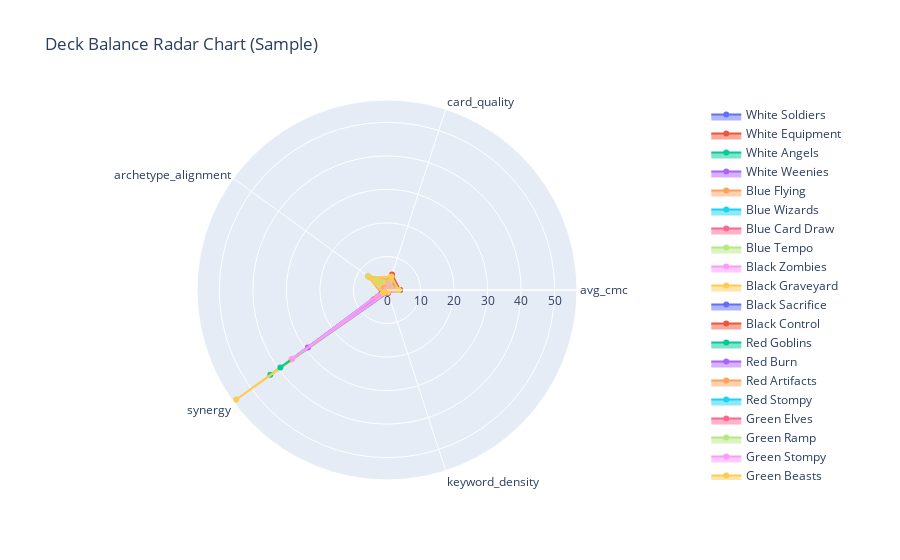

Notebook source saved alongside this figure:
### Code cell
# Import plotly for interactive visualizations
import plotly.graph_objects as go

sample_themes = metrics_df.index[:]  # Show first 5 decks as example
radar_metrics = ['avg_cmc', 'card_quality', 'archetype_alignment', 'synergy', 'keyword_density']
fig = go.Figure()
for theme in sample_themes:
    values = metrics_df.loc[theme, radar_metrics].values.tolist()
    fig.add_trace(go.Scatterpolar(
        r=values + [values[0]],
        theta=radar_metrics + [radar_metrics[0]],
        fill='toself',
        name=theme
    ))
fig.update_layout(
    polar=dict(radialaxis=dict(visible=True)),
    showlegend=True,
    title='Deck Balance Radar Chart (Sample)'
)
fig.show()

### Figure 1 — Plotly figure (JSON) as saved in the notebook; plotly's stock layout.template omitted (floating-point values rounded to 4 significant figures)
{"data": [{"fill": "toself", "name": "White Soldiers", "r": [1.462, 1.538, 0.6154, 0.6154, 0.5714, 1.462], "theta": ["avg_cmc", "card_quality", "archetype_alignment", "synergy", "keyword_density", "avg_cmc"], "type": "scatterpolar"}, {"fill": "toself", "name": "White Equipment", "r": [2.462, 2.462, 0.2692, 3.385, 0.4667, 2.462], "theta": ["avg_cmc", "card_quality", "archetype_alignment", "synergy", "keyword_density", "avg_cmc"], "type": "scatterpolar"}, {"fill": "toself", "name": "White Angels", "r": [3, 2.538, 0.2308, 43, 0.8022, 3], "theta": ["avg_cmc", "card_quality", "archetype_alignment", "synergy", "keyword_density", "avg_cmc"], "type": "scatterpolar"}, {"fill": "toself", "name": "White Weenies", "r": [1.154, 1.615, 0.6923, 1.692, 0.2, 1.154], "theta": ["avg_cmc", "card_quality", "archetype_alignment", "synergy", "keyword_density", "avg_cmc"], "type": "scatterpolar"}, {"fill": "toself", "name": "Blue Flying", "r": [2.846, 3.308, 7, 1.846, 0.4737, 2.846], "theta": ["avg_cmc", "card_quality", "archetype_alignment", "synergy", "keyword_density", "avg_cmc"], "type": "scatterpolar"}, {"fill": "toself", "name": "Blue Wizards", "r": [3.846, 3, 0.3077, 1.462, 0.7143, 3.846], "theta": ["avg_cmc", "card_quality", "archetype_alignment", "synergy", "keyword_density", "avg_cmc"], "type": "scatterpolar"}, {"fill": "toself", "name": "Blue Card Draw", "r": [1.769, 0.3077, 0, 4.615, 1, 1.769], "theta": ["avg_cmc", "card_quality", "archetype_alignment", "synergy", "keyword_density", "avg_cmc"], "type": "scatterpolar"}, {"fill": "toself", "name": "Blue Tempo", "r": [2.385, 2.308, 7, 1.231, 0.4444, 2.385], "theta": ["avg_cmc", "card_quality", "archetype_alignment", "synergy", "keyword_density", "avg_cmc"], "type": "scatterpolar"}, {"fill": "toself", "name": "Black Zombies", "r": [2.923, 2.615, 0.3462, 0.6923, 0.6667, 2.923], "theta": ["avg_cmc", "card_quality", "archetype_alignment", "synergy", "keyword_density", "avg_cmc"], "type": "scatterpolar"}, {"fill": "toself", "name": "Black Graveyard", "r": [1.846, 1.692, 0.2308, 35.31, 0.7705, 1.846], "theta": ["avg_cmc", "card_quality", "archetype_alignment", "synergy", "keyword_density", "avg_cmc"], "type": "scatterpolar"}, {"fill": "toself", "name": "Black Sacrifice", "r": [2, 1.077, 0.1923, 1.385, 0.5333, 2], "theta": ["avg_cmc", "card_quality", "archetype_alignment", "synergy", "keyword_density", "avg_cmc"], "type": "scatterpolar"}, {"fill": "toself", "name": "Black Control", "r": [2.308, 2.615, 0.2308, 1.923, 0.6, 2.308], "theta": ["avg_cmc", "card_quality", "archetype_alignment", "synergy", "keyword_density", "avg_cmc"], "type": "scatterpolar"}, {"fill": "toself", "name": "Red Goblins", "r": [2.846, 2.769, 0.6923, 1.231, 0.6667, 2.846], "theta": ["avg_cmc", "card_quality", "archetype_alignment", "synergy", "keyword_density", "avg_cmc"], "type": "scatterpolar"}, {"fill": "toself", "name": "Red Burn", "r": [1.538, 0.6923, 0.1538, 1.769, 0.7143, 1.538], "theta": ["avg_cmc", "card_quality", "archetype_alignment", "synergy", "keyword_density", "avg_cmc"], "type": "scatterpolar"}, {"fill": "toself", "name": "Red Artifacts", "r": [1.615, 2, 0, 1.077, 0.6, 1.615], "theta": ["avg_cmc", "card_quality", "archetype_alignment", "synergy", "keyword_density", "avg_cmc"], "type": "scatterpolar"}, {"fill": "toself", "name": "Red Stompy", "r": [2.385, 1.615, 0, 2.385, 0.3182, 2.385], "theta": ["avg_cmc", "card_quality", "archetype_alignment", "synergy", "keyword_density", "avg_cmc"], "type": "scatterpolar"}, {"fill": "toself", "name": "Green Elves", "r": [2.538, 3.231, 0, 5.154, 0.4444, 2.538], "theta": ["avg_cmc", "card_quality", "archetype_alignment", "synergy", "keyword_density", "avg_cmc"], "type": "scatterpolar"}, {"fill": "toself", "name": "Green Ramp", "r": [1.846, 2.154, 4.077, 1.231, 0.5714, 1.846], "theta": ["avg_cmc", "card_quality", "archetype_alignment", "synergy", "keyword_density", "avg_cmc"], "type": "scatterpolar"}, {"fill": "toself", "name": "Green Stompy", "r": [1.692, 1.308, 0, 2.615, 0.2, 1.692], "theta": ["avg_cmc", "card_quality", "archetype_alignment", "synergy", "keyword_density", "avg_cmc"], "type": "scatterpolar"}, {"fill": "toself", "name": "Green Beasts", "r": [2, 1.692, 0, 55.54, 0.6881, 2], "theta": ["avg_cmc", "card_quality", "archetype_alignment", "synergy", "keyword_density", "avg_cmc"], "type": "scatterpolar"}, {"fill": "toself", "name": "Azorius Control", "r": [3.385, 2.615, 0.2308, 2, 0.3667, 3.385], "theta": ["avg_cmc", "card_quality", "archetype_alignment", "synergy", "keyword_density", "avg_cmc"], "type": "scatterpolar"}, {"fill": "toself", "name": "Dimir Mill", "r": [3.846, 4.846, 0.07692, 1.538, 0.8333, 3.846], "theta": ["avg_cmc", "card_quality", "archetype_alignment", "synergy", "keyword_density", "avg_cmc"], "type": "scatterpolar"}, {"fill": "toself", "name": "Rakdos Aggro", "r": [2.538, 3.154, 0.5385, 39.31, 0.7089, 2.538], "theta": ["avg_cmc", "card_quality", "archetype_alignment", "synergy", "keyword_density", "avg_cmc"], "type": "scatterpolar"}, {"fill": "toself", "name": "Gruul Midrange", "r": [3.231, 4, 0.3077, 29.15, 0.7403, 3.231], "theta": ["avg_cmc", "card_quality", "archetype_alignment", "synergy", "keyword_density", "avg_cmc"], "type": "scatterpolar"}, {"fill": "toself", "name": "Selesnya Value", "r": [2.538, 2.846, 0.3462, 3.692, 0.5556, 2.538], "theta": ["avg_cmc", "card_quality", "archetype_alignment", "synergy", "keyword_density", "avg_cmc"], "type": "scatterpolar"}, {"fill": "toself", "name": "Orzhov Lifegain Value", "r": [2.615, 2.462, 0.2692, 0.3077, 0.3333, 2.615], "theta": ["avg_cmc", "card_quality", "archetype_alignment", "synergy", "keyword_density", "avg_cmc"], "type": "scatterpolar"}, {"fill": "toself", "name": "Izzet Spells Matter", "r": [1.923, 1.308, 1, 1.154, 0.7778, 1.923], "theta": ["avg_cmc", "card_quality", "archetype_alignment", "synergy", "keyword_density", "avg_cmc"], "type": "scatterpolar"}, {"fill": "toself", "name": "Golgari Graveyard Value", "r": [2.333, 2.5, 0.375, 1.167, 0.6667, 2.333], "theta": ["avg_cmc", "card_quality", "archetype_alignment", "synergy", "keyword_density", "avg_cmc"], "type": "scatterpolar"}, {"fill": "toself", "name": "Boros Aggro", "r": [1.923, 1.923, 0.4615, 34.92, 0.6875, 1.923], "theta": ["avg_cmc", "card_quality", "archetype_alignment", "synergy", "keyword_density", "avg_cmc"], "type": "scatterpolar"}, {"fill": "toself", "name": "Simic Ramp Control", "r": [3.462, 4.231, 6.385, 1.385, 0.5714, 3.462], "theta": ["avg_cmc", "card_quality", "archetype_alignment", "synergy", "keyword_density", "avg_cmc"], "type": "scatterpolar"}], "layout": {"polar": {"radialaxis": {"visible": true}}, "showlegend": true, "title": {"text": "Deck Balance Radar Chart (Sample)"}}}
